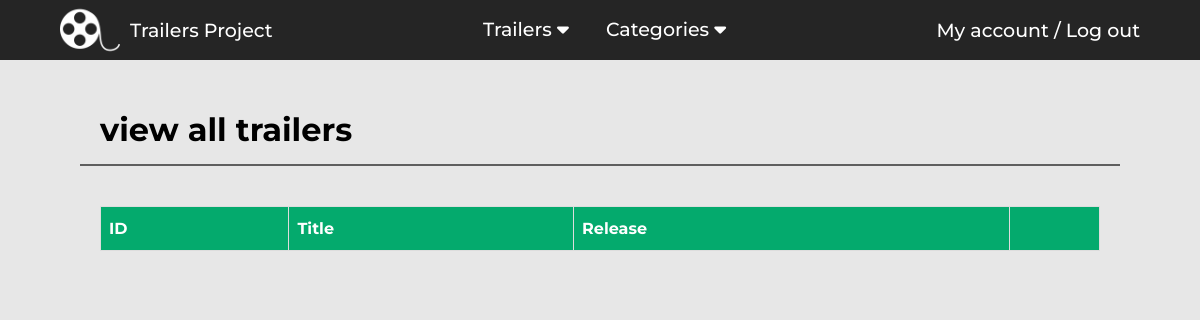
The page /trailers/view-trailers/ on the database as committed earlier.
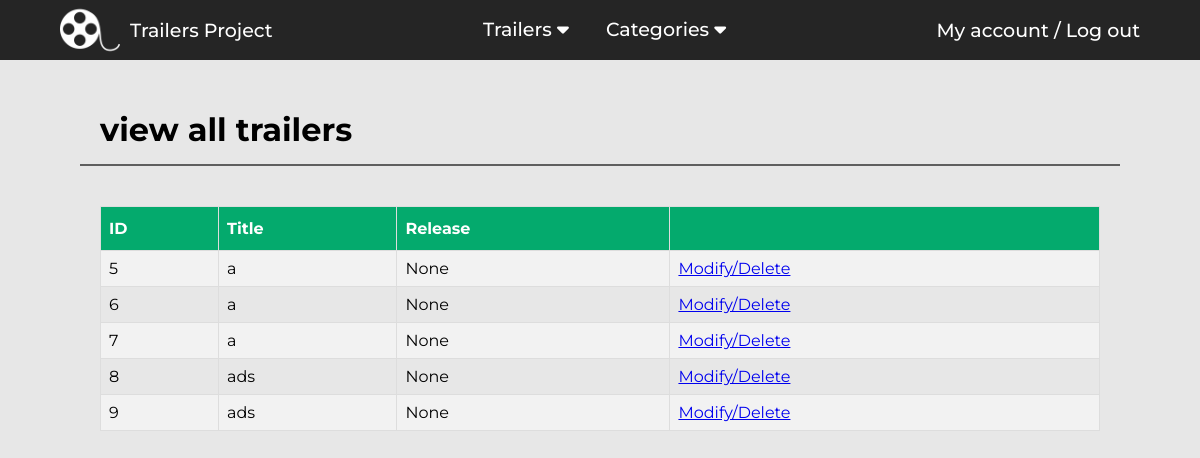
The same page on the database as committed later.
### Trailers/models.py (models this page shows)
class Trailers(models.Model):
    title = models.TextField(max_length=70, verbose_name="Title")
    release_date = models.DateField(null=True, blank=True)
    description=models.TextField(max_length=200)
    cast=models.TextField(max_length=100)
    image =models.ImageField(upload_to='images', blank=True )
    trailerUrl=models.TextField(max_length=15)
    category = models.ManyToManyField(Category, blank=True)

### Trailers/views.py (the view)
# urls.py: path('view-trailers/', views.viewTrailers, name="viewTrailers"),
def viewTrailers(request):
    trailers = Trailers.objects.all()
    context = {
        "trailers":trailers
    }
    return render(request, "trailers/view-trailers.html",context)

### templates/trailers/view-trailers.html (shortened to what this page needs)
{% extends "base.html" %}
{% block head %}
<link rel="stylesheet" href="/static/css/table.css">
{% endblock head %}
{% block content %}
<h1>view all trailers</h1>
<hr class="hr-separator">
<div class="view-content">
    <div class="table-container">
        <table class="table">
            <tr>
                <th>ID</th>
                <th>Title</th>
                <th>Release</th>
                <th></th>
            </tr>
            {% for trailer in trailers %}
            <tr>
                <td>{{trailer.id}}</td>
                <td>{{trailer.title}}</td>
                <td>{{trailer.release_date}}</td>
                <td><a href="{% url 'Trailers:modifyTrailer' trailer.id %}">Modify/Delete</a></td>
            </tr>
            {% endfor %}
        </table>
    </div>
</div>
{% endblock content %}

### templates/base.html (shortened to what this page needs)
<!DOCTYPE html>
<html lang="en">
<head>
    {% load static %}
    <link rel="stylesheet" href="{% static 'css/base.css' %}">
    <link rel="stylesheet" href="{% static 'css/popup.css' %}">
    <link rel="stylesheet" href="{% static 'css/navbar.css' %}">
    {% block head %}
    {% endblock head %}
</head>
<body>
    <header>
        <nav>
            <div class="logo-container">
                <a href="{% url 'home'  %}">
                    <img class="logo"src="{% static 'images/logo.png' %}" alt="logo">
                    <h1>Trailers Project</h1>
                </a>
            </div>
            <ul class="nav-links">
                <li>
                    <a href="#">Trailers <i class="fa-solid fa-caret-down"></i></a>
                </li>
                <li>
                    <a href="#">Categories <i class="fa-solid fa-caret-down"></i></a>
                </li>
            </ul>
            <div class="nav-account">
                <h1><a href="#">My account</a> / <a href="#"><button>Log out</button></a></h1>
            </div>
        </nav>
    </header>
   <div class="content-container">
        {% block content %}
        {% endblock content %}
   </div>
</body>
</html>

### static/css/base.css (style rules this page uses)
:root { --gray: rgb(37, 37, 37); --black: #0e0e0e; --blue : rgb(16, 147, 255); --background: rgb(231, 231, 231); --transition: all 0.3s ease 0s; --green: rgb(19, 219, 19); }
* { box-sizing: border-box; margin: 0; padding: 0; font-family: "Montserrat", sans-serif; }
body { background-color: var(--background); }
.content-container { padding: 50px 100px; }
.hr-separator { margin: 15px -20px 40px; border: 1px solid var(--gray); opacity: 0.7; }

### static/css/navbar.css (style rules this page uses)
:root { --gray: rgb(37, 37, 37); --black: #0e0e0e; --blue : rgb(16, 147, 255); }
.logo-container a { display: flex; align-items: center; }
.logo { -webkit-filter: invert(100%); filter: invert(100%); height: 60px; margin-right: 10px; }
header * { font-weight: 500; font-size: 19px; color: white; text-decoration: none; }
nav { background-color: var(--gray); display: flex; justify-content: space-between; padding: 0 60px; }
.nav-account { display: flex; align-items: center; }
.nav-account a { transition: var(--transition); }
.nav-account button { background: none; color: inherit; border: none; padding: 0; font: inherit; cursor: pointer; outline: inherit; transition: var(--transition); }
nav ul { padding: 0%; margin: 0%; float: inherit; }
nav ul li { padding: 10px 1px; transition: var(--transition); height: 100%; position: relative; list-style: none; display: inline-block; }
nav ul li a { position: relative; padding: 0px 15px; top:20%; cursor: default; }

### static/css/table.css (style rules this page uses)
table { font-family: Arial, Helvetica, sans-serif; border-collapse: collapse; width: 100%; }
table td, table th { border: 1px solid #ddd; padding: 8px; }
table tr:nth-child(even) { background-color: #f2f2f2; }
table th { padding-top: 12px; padding-bottom: 12px; text-align: left; background-color: #04AA6D; color: white; }

Rows that differ between the two databases and show on the page:
added Trailers: id "5", title "a", release_date "None"
added Trailers: id "6", title "a", release_date "None"
added Trailers: id "7", title "a", release_date "None"
added Trailers: id "8", title "ads", release_date "None"
added Trailers: id "9", title "ads", release_date "None"
